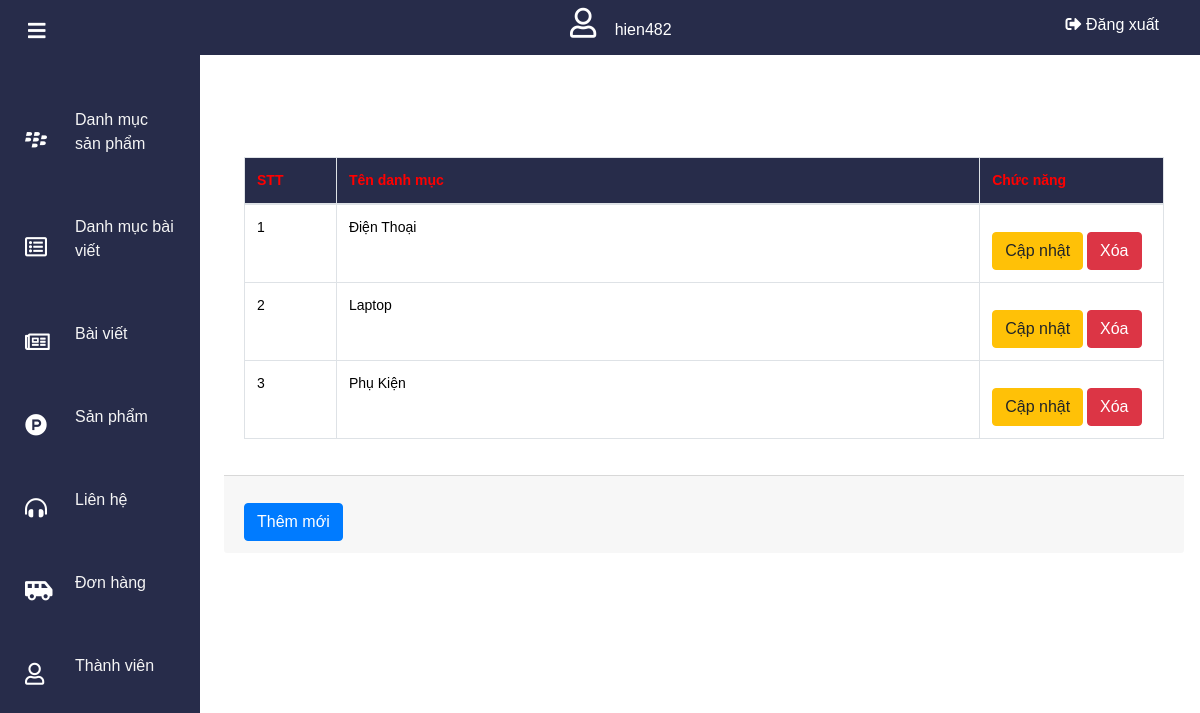
The app's page /admin/category/index.php (signed in) with its own data.
### tables this page shows
CREATE TABLE IF NOT EXISTS `categroy` (
  `id_cate` int(11) NOT NULL AUTO_INCREMENT,
  `name` varchar(200) DEFAULT NULL,
  PRIMARY KEY (`id_cate`)
);

### admin/category/index.php (the view, shortened to what this page needs)
<?php
require_once('../../config/sql_cn.php');
if (isset($_POST['sbm']) && !empty($_POST['search'])) {
    $search = $_POST['search'];
    $sql = "SELECT * FROM categroy  WHERE name LIKE '%$search%'";
    $query = mysqli_query($connect, $sql);
    $total_prd = mysqli_num_rows($query);
} else {
    $sql = "SELECT * FROM categroy";
    $query = mysqli_query($connect, $sql);
}
?>
<!DOCTYPE html>
<html lang="en">
<head>
    <link rel="stylesheet" href="https://cdnjs.cloudflare.com/ajax/libs/font-awesome/5.15.3/css/all.min.css" />
    <link href="//maxcdn.bootstrapcdn.com/bootstrap/4.1.1/css/bootstrap.min.css" rel="stylesheet" id="bootstrap-css">
    <link rel="stylesheet" type="text/css" href="../../css/admin.css">
    <link rel="stylesheet" href="https://maxcdn.bootstrapcdn.com/bootstrap/4.0.0/css/bootstrap.min.css">
</head>
<body>
    <?php include '../header.php' ?>
    <main>
        <div class="card-body">
            <table class="table table-hover table-bordered">
                <thead style="background-color: #272c4a;">
                    <tr>
                        <th width="10%">STT</th>
                        <th>Tên danh mục</th>
                        <th width="20%">Chức năng</th>
                    </tr>
                </thead>
                <tbody>
                    <?php
                    $no = 1;
                    while ($row = mysqli_fetch_assoc($query)) { ?>
                        <tr>
                            <td><?php echo $no++; ?></th>
                            <td><?php echo $row['name']; ?></td>
                            <td>
                                <a class="btn btn-warning" href="sua_category.php?id=<?php echo $row['id_cate']; ?>">Cập nhật</a>
                                <a onclick="return Del('<?= $row['name'] ?>')" class="btn btn-danger" href="xoa_category.php?id=<?php echo $row['id_cate']; ?>"> Xóa</a>
                            </td>
                        </tr>
                    <?php } ?>
                </tbody>
            </table>
        </div>
        <div class="card-footer d-flex justify-content-between">
            <a href="them_category.php" class="btn btn-primary">
                Thêm mới
            </a>
        </div>
    </main>
</body>
</html>

### css/admin.css (style rules this page uses)
* { margin: 0; padding: 0; box-sizing: border-box; outline: none; font-family: "Poppins", sans-serif; }
body { background-color: #f4f4fb; }
main { min-height: 100%; padding: 5.1rem 1rem 2rem 14rem; transition: all 0.4s ease-in-out; }
table { width: 100%; border-collapse: collapse; background-color: #e4e5ec; }
table tr { color: #000; }
table th { color: red; padding: 0 5px; font-size: 1.2rem; }
table th, table td { padding: 1rem 0.5rem; text-align: left; font-size: 14px; }
.btn { margin-top: 15px; padding: 10px 25px; background-color: green; border: none; outline: none; border-radius: 5px; color: #fff; cursor: pointer; }

### records on screen
categroy: name "Điện Thoại"
categroy: name "Laptop"
categroy: name "Phụ Kiện"

### other values on screen
$_SESSION['user'] "hien482"
